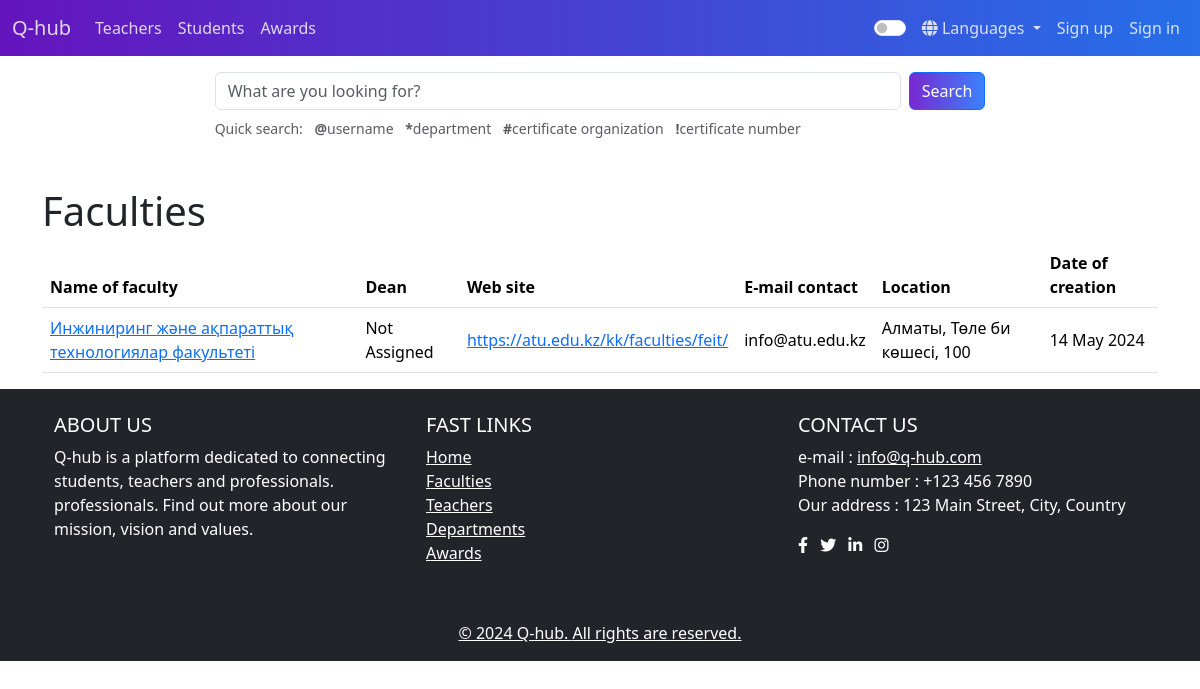
The app's page /faculties/ with its own data.
### faculties/models.py (models this page shows, shortened)
class Faculty(models.Model):
    name = models.CharField(max_length=255, unique=True)
    description = models.TextField(blank=True, null=True)
    dean = models.ForeignKey(
        User, on_delete=models.SET_NULL, null=True, related_name="dean_of_faculty"
    )
    created_at = models.DateTimeField(auto_now_add=True)
    website = models.URLField(blank=True, null=True)
    contact_email = models.EmailField(blank=True, null=True)
    location = models.CharField(max_length=255, blank=True, null=True)
    logo = models.ImageField(
        upload_to=faculty_logo_upload_to,
        default="assets/images/default_logo.png",
        blank=True,
        null=True
    )
    class Meta:
        ordering = ['name',]

### faculties/views.py (the view)
# urls.py: path("", FacultyListView.as_view(), name="list"),
class FacultyListView(ListView):
    model = Faculty
    template_name = "faculties/faculty_list.html"
    context_object_name = "faculties"

### templates/faculties/faculty_list.html (shortened to what this page needs)
{% extends "base.html" %}
{% load static i18n %}
{% block content %}
<div class="container mt-3">
  <h1>{% trans "Faculties" %}</h1>
  <table class="table align-middle bg-white">
    <thead class="bg-dark text-light">
      <tr>
        <th>{% trans "Faculty Name" %}</th>
        <th>{% trans "Dean" %}</th>
        <th>{% trans "Website" %}</th>
        <th>{% trans "Contact Email" %}</th>
        <th>{% trans "Location" %}</th>
        <th>{% trans "Created At" %}</th>
      </tr>
    </thead>
    <tbody>
      {% for faculty in faculties %}
      <tr>
        <td>
          <a href="{% url 'faculties:detail' faculty.id %}">{{ faculty.name }}</a>
        </td>
        <td>
          Not Assigned
        </td>
        <td>
          <a href="{{ faculty.website|default:'#' }}" target="_blank">
            {{ faculty.website|default:'No website' }}
          </a>
        </td>
        <td>
          {{ faculty.contact_email|default:'No contact email' }}
        </td>
        <td>
          {{ faculty.location|default:'No location' }}
        </td>
        <td>
          {{ faculty.created_at|date:"d M Y" }}
        </td>
      </tr>
      {% endfor %}
    </tbody>
  </table>
</div>
{% endblock %}

### records on screen
Faculty: name "Инжиниринг және ақпараттық технологиялар факультеті", website "https://atu.edu.kz/kk/faculties/feit/", contact_email "info@atu.edu.kz", location "Алматы, Төле би көшесі, 100", created_at "14 May 2024"
